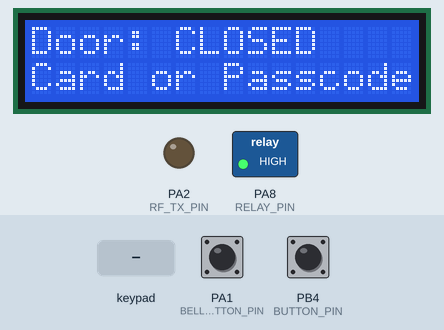
This sketch was run on a simulated STM32 Blue Pill. On the bench: 16×2 character LCD, switched loads named in the sketch (green lamp = pin HIGH), output pins drawn as LEDs (lit = HIGH). Wiring (inferred from the names in the program): 4×4 keypad with keys 1 2 3 A 4 5 6 B 7 8 9 C * 0 # D: rows PB12, PB13, PB14, PB15; columns PB8, PB9, PB10, PB11. Inputs (shaded band) come from the test bench; at power-on: PB4 (BUTTON_PIN) HIGH, PA1 (BELL_BUTTON_PIN) HIGH. Pins used as bus, display or sensor lines are not drawn; what the sketch prints to the serial monitor is not drawn.

Above: at 4.51 s.
4.8 s: PB4 (BUTTON_PIN) pulled LOW for 1 s
At 5.35 s:
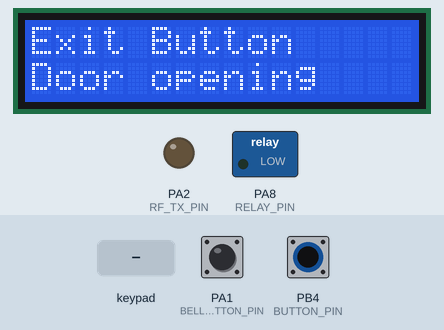
6.4 s: PA1 (BELL_BUTTON_PIN) pulled LOW for 0.15 s
At 6.75 s:
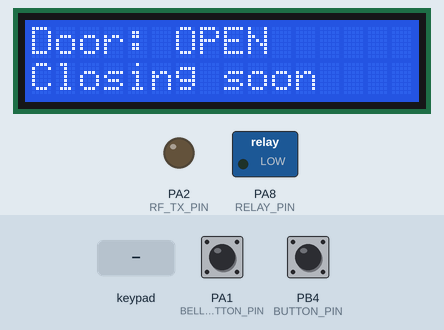
7.1 s: keypad keys 1 3 9 7 # pressed 0.4 s apart
12.1 s: key '1' pressed
At 12.46 s:
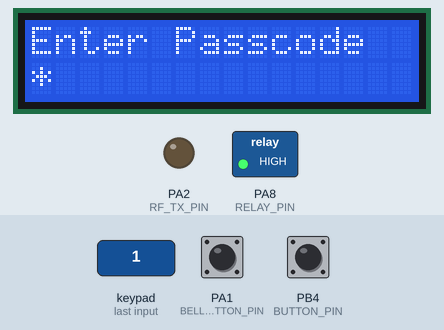
13.8 s: keypad keys 1 3 9 7 A pressed 0.4 s apart
At 14.91 s:
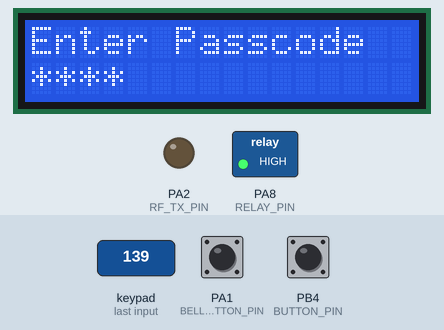
17.3 s: key '2' pressed
At 17.68 s:
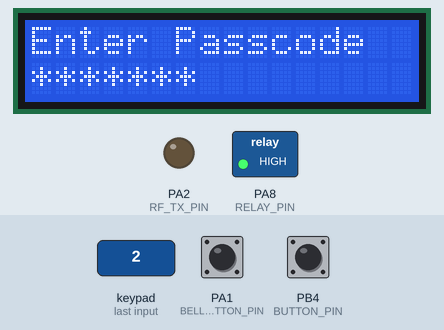
Timing chart, 0 to 20.0 s (numbered marks = the images above; inputs shaded):
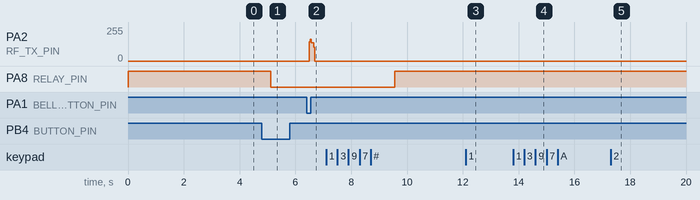

Measured:
- after the input at 4.8 s, PA8 (RELAY_PIN): HIGH → LOW after 0.31 s; the display: first differs from a run without the input after 0.31 s (image 1)
- after the input at 6.4 s, PA2 (RF_TX_PIN): 0/255 → 137/255 after 0.09 s, → 0/255 0.16 s later
- after the input at 12.1 s, the display: first differs from a run without the input after 0.27 s (image 3)
- after the input at 13.8 s, the display: first differs from a run without the input after 0.26 s (image 4 shows a later state)
- after the input at 17.3 s, the display: first differs from a run without the input after 0.29 s (image 5)
- what the display in image 1 shows lasts 0.5 s, from 5.1 s to 5.6 s

The sketch:

STM32_Door_Lock.ino
```cpp
#include <SPI.h>
#include <Wire.h>
#include <LiquidCrystal_I2C.h>

// STM32 Blue Pill + RC522 + relay lock + 16x2 I2C LCD + exit button + keypad
// Keypad: 4x4 scan code, works with a 4x3 keypad (column 4 / PB11 simply unused)
// Relay IN is driven directly from PA8 (open-drain) with a 10k pull-up from IN to 5V.
// No level shifter is used.
// Only the cards listed in ALLOWED_UIDS open the door by card.
// No MFRC522.h or Keypad library required

#define SS_PIN      PA4
#define RST_PIN     PB0
#define RELAY_PIN   PA8     // open-drain, 5V-tolerant; relay IN with 10k pull-up to 5V
#define BELL_BUTTON_PIN PA1  // doorbell button to GND
#define RF_TX_PIN       PA2  // 433 MHz ASK transmitter DATA
#define BUTTON_PIN  PB4     // exit button: one side to PB4, other side to GND

#define LCD_ADDR    0x27    // try 0x3F if the LCD stays blank

LiquidCrystal_I2C lcd(LCD_ADDR, 16, 2);

// ---------- Wireless doorbell ----------
// Basic 433 MHz ASK/OOK modules. Transmit a 24-bit identifier with a
// 4 ms HIGH synchronization pulse, then 24 width-encoded data pulses.
// The Nano receiver must use the matching protocol and identifier.
const uint32_t BELL_CODE = 0xA65C39UL;
const unsigned long BELL_DEBOUNCE_MS = 30;
const unsigned long BELL_RETRIGGER_MS = 500;
bool bellButtonWasDown = false;
unsigned long lastBellPress = 0;

void rfSendBellFrame() {
  digitalWrite(RF_TX_PIN, HIGH); delayMicroseconds(4000);
  digitalWrite(RF_TX_PIN, LOW);  delayMicroseconds(2000);
  for (int8_t bit = 23; bit >= 0; --bit) {
    bool one = (BELL_CODE >> bit) & 1UL;
    digitalWrite(RF_TX_PIN, HIGH);
    delayMicroseconds(one ? 1500 : 500);
    digitalWrite(RF_TX_PIN, LOW);
    delayMicroseconds(500);
  }
  digitalWrite(RF_TX_PIN, LOW);
  delay(8);
}

void handleBellButton() {
  bool down = digitalRead(BELL_BUTTON_PIN) == LOW;
  if (!down) { bellButtonWasDown = false; return; }
  if (bellButtonWasDown) return;
  delay(BELL_DEBOUNCE_MS);
  if (digitalRead(BELL_BUTTON_PIN) != LOW) return;
  bellButtonWasDown = true;
  if (lastBellPress != 0 && millis() - lastBellPress < BELL_RETRIGGER_MS) return;
  lastBellPress = millis();
  Serial.println("Doorbell pressed - sending RF signal");
  for (byte i = 0; i < 4; ++i) rfSendBellFrame();
}

// ---------- Keypad ----------
const uint32_t rowPins[4] = { PB12, PB13, PB14, PB15 };   // outputs
const uint32_t colPins[4] = { PB8, PB9, PB10, PB11 };     // inputs with pull-up

const char keyMap[4][4] = {
  { '1', '2', '3', 'A' },
  { '4', '5', '6', 'B' },
  { '7', '8', '9', 'C' },
  { '*', '0', '#', 'D' }
};

// ---------- Passcode settings ----------
const char PASSCODE[] = "0000";                  // change this
#define MAX_ENTRY 8                              // longest code that can be typed
#define MAX_ATTEMPTS 3                           // wrong tries before lockout

const unsigned long LOCKOUT_TIME  = 30000;       // keypad lockout (ms)
const unsigned long ENTRY_TIMEOUT = 10000;       // clear half-typed code after this
const unsigned long MESSAGE_TIME  = 2000;        // how long "Incorrect" is shown

// ---------- Allowed cards ----------
const byte ALLOWED_UIDS[][4] = {
  { 0x53, 0xA7, 0x43, 0x96 },
  { 0xA7, 0x94, 0x32, 0x07 }
};
const byte NUM_ALLOWED = sizeof(ALLOWED_UIDS) / sizeof(ALLOWED_UIDS[0]);

// ---------- Lock settings ----------
// Most relay modules are active-LOW (IN = LOW energizes the relay).
#define RELAY_ACTIVE_LOW    true

// Maglock wired through the relay's NC contact (powered at idle):
// false = the lock is OPEN when the relay is OFF
// true  = the lock is OPEN when the relay is ON  (your current wiring)
#define RELAY_ON_OPENS_LOCK true

const unsigned long OPEN_TIME        = 4000;   // lock stays open for 4 seconds
const unsigned long UID_SCREEN_TIME  = 1500;   // how long the first screen is shown
const unsigned long LCD_REFRESH_TIME = 2000;   // redraw interval

bool doorOpen = false;
unsigned long openedAt = 0;

bool pendingScreen = false;
unsigned long screenSwitchAt = 0;

unsigned long lastRefresh = 0;

bool buttonHeld = false;   // true while the exit button is being held down

// Keypad state
char entry[MAX_ENTRY + 1] = "";
byte entryLen = 0;
char lastKey = 0;
unsigned long lastKeyTime = 0;

byte failedAttempts = 0;
bool lockedOut = false;
unsigned long lockedUntil = 0;

bool restorePending = false;
unsigned long restoreAt = 0;

// Current LCD text (kept so the screen can be redrawn)
char line0[17] = "";
char line1[17] = "";

// ---------- RC522 registers ----------
#define CommandReg     0x01
#define ComIrqReg      0x04
#define DivIrqReg      0x05
#define ErrorReg       0x06
#define FIFODataReg    0x09
#define FIFOLevelReg   0x0A
#define BitFramingReg  0x0D
#define ModeReg        0x11
#define TxControlReg   0x14
#define TxASKReg       0x15
#define CRCResultRegH  0x21
#define CRCResultRegL  0x22
#define TModeReg       0x2A
#define TPrescalerReg  0x2B
#define TReloadRegH    0x2C
#define TReloadRegL    0x2D
#define VersionReg     0x37

#define PCD_IDLE       0x00
#define PCD_CALCCRC    0x03
#define PCD_TRANSCEIVE 0x0C
#define PCD_SOFTRESET  0x0F

// SPI register write
void writeReg(byte reg, byte value)
{
  digitalWrite(SS_PIN, LOW);
  SPI.transfer((reg << 1) & 0x7E);
  SPI.transfer(value);
  digitalWrite(SS_PIN, HIGH);
}

// SPI register read
byte readReg(byte reg)
{
  digitalWrite(SS_PIN, LOW);
  SPI.transfer(((reg << 1) & 0x7E) | 0x80);
  byte value = SPI.transfer(0x00);
  digitalWrite(SS_PIN, HIGH);
  return value;
}

void setMask(byte reg, byte mask)
{
  writeReg(reg, readReg(reg) | mask);
}

void clearMask(byte reg, byte mask)
{
  writeReg(reg, readReg(reg) & (byte)~mask);
}

// Calculate CRC_A
bool calculateCRC(byte *data, byte length, byte *result)
{
  writeReg(CommandReg, PCD_IDLE);
  writeReg(DivIrqReg, 0x04);
  writeReg(FIFOLevelReg, 0x80);

  for (byte i = 0; i < length; i++)
    writeReg(FIFODataReg, data[i]);

  writeReg(CommandReg, PCD_CALCCRC);

  unsigned long start = millis();

  while (!(readReg(DivIrqReg) & 0x04))
  {
    if (millis() - start > 100)
      return false;
  }

  result[0] = readReg(CRCResultRegL);
  result[1] = readReg(CRCResultRegH);

  return true;
}

// Send command and receive response
bool transceive(byte *sendData, byte sendLen,
                byte *backData, byte *backLen,
                byte validBits = 0)
{
  writeReg(CommandReg, PCD_IDLE);
  writeReg(ComIrqReg, 0x7F);
  writeReg(FIFOLevelReg, 0x80);
  writeReg(BitFramingReg, validBits);

  for (byte i = 0; i < sendLen; i++)
    writeReg(FIFODataReg, sendData[i]);

  writeReg(CommandReg, PCD_TRANSCEIVE);
  setMask(BitFramingReg, 0x80);

  unsigned long start = millis();
  byte irq = 0;

  while (millis() - start < 100)
  {
    irq = readReg(ComIrqReg);

    if (irq & 0x30)
      break;

    if (irq & 0x01)
    {
      clearMask(BitFramingReg, 0x80);
      return false;
    }
  }

  clearMask(BitFramingReg, 0x80);

  if (!(irq & 0x30))
    return false;

  if (readReg(ErrorReg) & 0x1B)
    return false;

  byte count = readReg(FIFOLevelReg);

  if (count == 0 || count > *backLen)
    return false;

  *backLen = count;

  for (byte i = 0; i < count; i++)
    backData[i] = readReg(FIFODataReg);

  return true;
}

// Request an ISO14443A card
bool requestCard()
{
  byte command = 0x26;
  byte answer[2];
  byte answerLen = sizeof(answer);

  if (!transceive(&command, 1, answer, &answerLen, 7))
    return false;

  return answerLen == 2;
}

// Read a common 4-byte card UID
bool readCardUID(byte *uid)
{
  byte command[2] = {0x93, 0x20};
  byte response[5];
  byte responseLen = sizeof(response);

  if (!transceive(command, 2, response, &responseLen))
    return false;

  if (responseLen != 5)
    return false;

  byte bcc = response[0] ^ response[1] ^
             response[2] ^ response[3];

  if (bcc != response[4])
    return false;

  // Cascade tag indicates a longer UID.
  if (response[0] == 0x88)
    return false;

  byte selectCmd[9] = {
    0x93, 0x70,
    response[0], response[1],
    response[2], response[3],
    response[4], 0x00, 0x00
  };

  byte crc[2];

  if (!calculateCRC(selectCmd, 7, crc))
    return false;

  selectCmd[7] = crc[0];
  selectCmd[8] = crc[1];

  byte sak[3];
  byte sakLen = sizeof(sak);

  if (!transceive(selectCmd, 9, sak, &sakLen))
    return false;

  for (byte i = 0; i < 4; i++)
    uid[i] = response[i];

  return true;
}

// ========================================
// RC522 INIT (can be called any time)
// Returns the chip version register
// ========================================
byte initReader()
{
  SPI.beginTransaction(
    SPISettings(1000000, MSBFIRST, SPI_MODE0)
  );

  digitalWrite(RST_PIN, LOW);
  delay(10);
  digitalWrite(RST_PIN, HIGH);
  delay(50);

  writeReg(CommandReg, PCD_SOFTRESET);
  delay(50);

  writeReg(TModeReg, 0x8D);
  writeReg(TPrescalerReg, 0x3E);
  writeReg(TReloadRegH, 0x00);
  writeReg(TReloadRegL, 0x1E);

  writeReg(TxASKReg, 0x40);
  writeReg(ModeReg, 0x3D);

  setMask(TxControlReg, 0x03);

  byte version = readReg(VersionReg);

  SPI.endTransaction();

  return version;
}

// True if the antenna is still on (i.e. the RC522 was not reset)
bool readerHealthy()
{
  SPI.beginTransaction(
    SPISettings(1000000, MSBFIRST, SPI_MODE0)
  );

  byte tx = readReg(TxControlReg);

  SPI.endTransaction();

  return (tx & 0x03) == 0x03;
}

// ========================================
// LCD HELPERS
// ========================================

// Print text and pad with spaces to 16 characters
void printPadded(const char *s)
{
  byte n = 0;

  while (s[n] && n < 16)
  {
    lcd.print(s[n]);
    n++;
  }

  while (n < 16)
  {
    lcd.print(' ');
    n++;
  }
}

// Redraw the stored text without clearing the screen
void lcdRedraw()
{
  lcd.setCursor(0, 0);
  printPadded(line0);

  lcd.setCursor(0, 1);
  printPadded(line1);
}

// Store new text and draw it
void lcdShow(const char *a, const char *b)
{
  strncpy(line0, a, 16);
  line0[16] = 0;

  strncpy(line1, b, 16);
  line1[16] = 0;

  lcdRedraw();
}

// Re-initialize the LCD (recovers from noise) and redraw
void lcdRecover()
{
  lcd.init();
  lcd.backlight();
  lcdRedraw();
}

// Idle / current-state screen
void showStateScreen()
{
  if (doorOpen)
    lcdShow("Door: OPEN", "Closing soon");
  else
    lcdShow("Door: CLOSED", "Card or Passcode");
}

// ========================================
// LOCK CONTROL
// The caller sets the LCD text first; this
// switches the relay, then recovers the
// reader and LCD from any switching noise.
// ========================================
void setDoor(bool open)
{
  doorOpen = open;

  // Should the relay be energized to reach this door state?
  bool relayEnergized = RELAY_ON_OPENS_LOCK ? open : !open;

  digitalWrite(RELAY_PIN, (relayEnergized == RELAY_ACTIVE_LOW) ? LOW : HIGH);

  Serial.print("Door lock: ");
  Serial.println(open ? "OPEN" : "CLOSED");

  // Let the supply settle, then make sure the reader survived the switching
  delay(100);

  if (!readerHealthy())
  {
    Serial.println("RC522 reset detected after relay switch - reinitializing");
  }

  // Always reinitialize after a relay change (cheap and safe)
  initReader();

  // Same for the LCD: re-init it and redraw the text
  lcdRecover();
}

void clearEntry()
{
  entryLen = 0;
  entry[0] = 0;
}

// Open the door for OPEN_TIME with a first screen, then the "open" screen
void grantAccess(const char *l0, const char *l1)
{
  clearEntry();
  restorePending = false;

  lcdShow(l0, l1);

  setDoor(true);
  openedAt = millis();

  pendingScreen = true;
  screenSwitchAt = millis() + UID_SCREEN_TIME;
}

void uidToString(byte *uid, char *buf)
{
  snprintf(buf, 17, "%02X:%02X:%02X:%02X", uid[0], uid[1], uid[2], uid[3]);
}

void printUID(byte *uid)
{
  char buf[17];
  uidToString(uid, buf);

  Serial.print("CARD UID: ");
  Serial.println(buf);
}

// True if this UID is in the allowed list
bool isAllowedUID(byte *uid)
{
  for (byte i = 0; i < NUM_ALLOWED; i++)
  {
    if (memcmp(uid, ALLOWED_UIDS[i], 4) == 0)
      return true;
  }
  return false;
}

// ========================================
// EXIT BUTTON
// ========================================
void handleButton()
{
  bool pressed = (digitalRead(BUTTON_PIN) == LOW);

  if (!pressed)
  {
    buttonHeld = false;
    return;
  }

  // Already handled this press, wait for release
  if (buttonHeld)
    return;

  // Debounce: make sure the press is real
  delay(20);

  if (digitalRead(BUTTON_PIN) != LOW)
    return;

  buttonHeld = true;

  Serial.println("Exit button pressed");

  if (!doorOpen)
  {
    Serial.println("Exit - opening for 4 seconds");
    grantAccess("Exit Button", "Door opening");
  }
  else
  {
    // Door already open: restart the timer so the person can get out
    Serial.println("Door already open - timer restarted");
    openedAt = millis();
    pendingScreen = false;
    showStateScreen();
  }
}

// ========================================
// KEYPAD
// ========================================

// Returns the pressed key, or 0 if none
char scanKeypad()
{
  for (byte r = 0; r < 4; r++)
  {
    digitalWrite(rowPins[r], LOW);
    delayMicroseconds(10);

    for (byte c = 0; c < 4; c++)
    {
      if (digitalRead(colPins[c]) == LOW)
      {
        digitalWrite(rowPins[r], HIGH);
        return keyMap[r][c];
      }
    }

    digitalWrite(rowPins[r], HIGH);
  }

  return 0;
}

// Show what has been typed so far (masked)
void showEntryScreen()
{
  char masked[MAX_ENTRY + 1];

  for (byte i = 0; i < entryLen; i++)
    masked[i] = '*';

  masked[entryLen] = 0;

  lcdShow("Enter Passcode", masked);
}

void submitEntry()
{
  if (entryLen == 0)
    return;

  if (strcmp(entry, PASSCODE) == 0)
  {
    Serial.println("Passcode correct - opening for 4 seconds");
    failedAttempts = 0;
    grantAccess("Passcode OK", "Door opening");
    return;
  }

  // Wrong passcode
  failedAttempts++;
  clearEntry();

  Serial.print("Incorrect passcode (attempt ");
  Serial.print(failedAttempts);
  Serial.print(" of ");
  Serial.print(MAX_ATTEMPTS);
  Serial.println(")");

  if (failedAttempts >= MAX_ATTEMPTS)
  {
    lockedOut = true;
    lockedUntil = millis() + LOCKOUT_TIME;
    restorePending = false;

    Serial.println("Too many wrong attempts - keypad locked for 30 seconds");
    lcdShow("Too many tries", "Keypad locked");
  }
  else
  {
    lcdShow("Incorrect", "Passcode");
    restorePending = true;
    restoreAt = millis() + MESSAGE_TIME;
  }
}

void processKey(char k)
{
  // Keypad is ignored while locked out or while the door is already open
  if (lockedOut || doorOpen)
    return;

  lastKeyTime = millis();
  restorePending = false;

  if (k == '*')
  {
    clearEntry();
    Serial.println("Passcode entry cleared");
    showStateScreen();
  }
  else if (k == '#')
  {
    submitEntry();
  }
  else
  {
    if (entryLen < MAX_ENTRY)
    {
      entry[entryLen++] = k;
      entry[entryLen] = 0;
    }

    Serial.print("Passcode entry: ");
    for (byte i = 0; i < entryLen; i++)
      Serial.print('*');
    Serial.println();

    showEntryScreen();
  }
}

void handleKeypad()
{
  char k = scanKeypad();

  if (k == 0)
  {
    lastKey = 0;
    return;
  }

  // Same key still held down: already handled
  if (k == lastKey)
    return;

  // Debounce: make sure the press is real
  delay(20);

  if (scanKeypad() != k)
    return;

  lastKey = k;
  processKey(k);
}

// ========================================
// SETUP
// ========================================
void setup()
{
  // Relay first: release the line (open-drain, pulled up to 5V) so the relay stays OFF
  digitalWrite(RELAY_PIN, HIGH);
  pinMode(RELAY_PIN, OUTPUT_OPEN_DRAIN);

  Serial.begin(115200);
  delay(1000);

  // Exit and doorbell buttons; RF transmitter
  pinMode(BUTTON_PIN, INPUT_PULLUP);
  pinMode(BELL_BUTTON_PIN, INPUT_PULLUP);
  pinMode(RF_TX_PIN, OUTPUT);
  digitalWrite(RF_TX_PIN, LOW);

  // Keypad
  for (byte i = 0; i < 4; i++)
  {
    pinMode(rowPins[i], OUTPUT);
    digitalWrite(rowPins[i], HIGH);
    pinMode(colPins[i], INPUT_PULLUP);
  }

  // LCD
  Wire.begin();
  lcd.init();
  lcd.backlight();
  lcdShow("RFID DOOR LOCK", "Starting...");

  Serial.println();
  Serial.println("STM32 RC522 RFID DOOR LOCK");

  // RC522 pins
  pinMode(SS_PIN, OUTPUT);
  digitalWrite(SS_PIN, HIGH);

  pinMode(RST_PIN, OUTPUT);
  digitalWrite(RST_PIN, HIGH);

  SPI.begin();

  byte version = initReader();

  Serial.print("RC522 version: 0x");
  Serial.println(version, HEX);

  if (version == 0x00 || version == 0xFF)
  {
    Serial.println("ERROR: Reader not detected!");
    lcdShow("RC522 ERROR", "Not detected");
    delay(2000);
  }
  else
  {
    Serial.println("Reader detected.");

    char buf[17];
    snprintf(buf, sizeof(buf), "Version 0x%02X", version);
    lcdShow("RC522 OK", buf);
    delay(1000);
  }

  // Relay (pin already set up at the start of setup)
  lcdShow("Door: CLOSED", "Card or Passcode");
  setDoor(false);   // start closed

  Serial.println("Scan your card, enter the passcode, or press the exit button.");
}

// ========================================
// LOOP
// ========================================
void loop()
{
  // Close the lock after OPEN_TIME
  if (doorOpen && (millis() - openedAt >= OPEN_TIME))
  {
    pendingScreen = false;
    lcdShow("Door: CLOSED", "Card or Passcode");
    setDoor(false);
    Serial.println("Ready for the next card or passcode.");
  }

  // After the first screen, show the door-open screen
  if (pendingScreen && (millis() >= screenSwitchAt))
  {
    pendingScreen = false;
    lcdShow("Door: OPEN", "Closing soon");
  }

  // End of keypad lockout
  if (lockedOut && (millis() >= lockedUntil))
  {
    lockedOut = false;
    failedAttempts = 0;
    Serial.println("Keypad lockout ended");
    showStateScreen();
  }

  // Go back to the idle screen after the "Incorrect" message
  if (restorePending && (millis() >= restoreAt))
  {
    restorePending = false;
    showStateScreen();
  }

  // Clear a half-typed passcode after a pause
  if (entryLen > 0 && (millis() - lastKeyTime >= ENTRY_TIMEOUT))
  {
    clearEntry();
    Serial.println("Passcode entry timed out");
    showStateScreen();
  }

  // Safety net: if the RC522 got reset by a power glitch, set it up again
  if (!readerHealthy())
  {
    Serial.println("RC522 reset detected - reinitializing");
    lcdShow("RC522 reset", "Reinitializing");
    initReader();
    showStateScreen();
  }

  // Exit button and independent wireless doorbell
  handleButton();
  handleBellButton();

  // Keypad
  handleKeypad();

  // RFID card
  SPI.beginTransaction(
    SPISettings(1000000, MSBFIRST, SPI_MODE0)
  );

  byte uid[4];
  bool found = false;

  if (requestCard())
    found = readCardUID(uid);

  SPI.endTransaction();

  if (found)
  {
    printUID(uid);

    if (!isAllowedUID(uid))
    {
      Serial.println("Access denied - card not allowed");
      pendingScreen = false;
      lcdShow("Access Denied", "Unknown card");
      restorePending = true;
      restoreAt = millis() + MESSAGE_TIME;
    }
    else if (!doorOpen)
    {
      Serial.println("Access granted - opening for 4 seconds");

      char buf[17];
      uidToString(uid, buf);
      grantAccess("Access Granted", buf);
    }
    else
    {
      Serial.println("Door already open - scan ignored");
      pendingScreen = false;
      lcdShow("Door is open", "Scan ignored");
    }
  }

  // Periodic redraw heals small LCD glitches
  if (millis() - lastRefresh >= LCD_REFRESH_TIME)
  {
    lastRefresh = millis();
    lcdRedraw();
  }

  delay(50);
}
```
